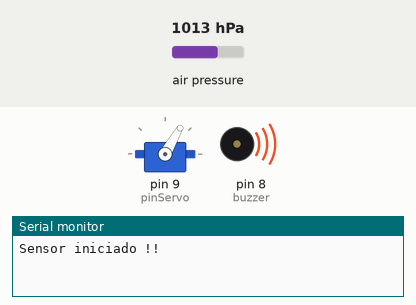
This sketch was run on a simulated Arduino Uno, built with avr-gcc and run on an emulated ATmega328P. On the bench: servo, buzzer (waves = sounding), the last lines printed to the serial monitor. The test bench sets the inputs (shaded band); at power-on: air pressure 1013 hPa.

Above: at 0.5 s.
At 0.9 s:
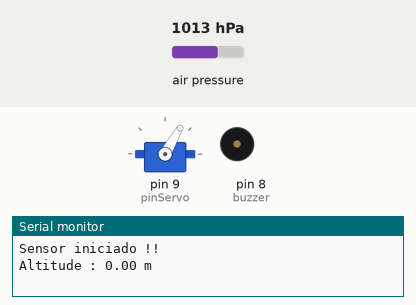
Timing chart, 0 to 2.4 s (numbered marks = the images above):
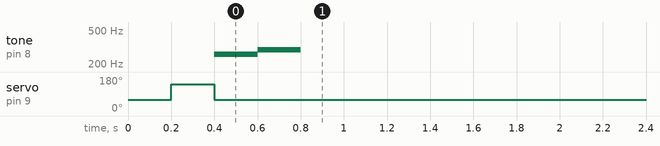

The sketch:

teste_bmp180.ino
```cpp
#include <Wire.h>
#include <Adafruit_BMP085.h>
#include <Servo.h>

#define pinServo 9
#define buzzer 8

Adafruit_BMP085 bmp180;

Servo servo;

float alt0 = 0.0, alt1 = 0.0, alt2 = 0.0, alt3 = 0.0; //Valores de referencia de altura
float media_alt = 0.0, percent;
float alt_anterior = 0.0, maior_alt = 0.0, alt_atual = 0.0, alt_inicial = 0.0;

int cont = 0;

bool condicao = false;

void setup() {
  Serial.begin(9600);
  if(!bmp180.begin())
  {
    Serial.println("Sensor nao encontrado !!");
    while(1){}
  }

  Serial.println("Sensor iniciado !!");

  pinMode(buzzer, OUTPUT);
  servo.attach(pinServo);

  //Condição de teste do servo (pode retirar depois)
  servo.write(60);
  delay(200);
  servo.write(142);
  delay(200);
  servo.write(60);

  //Testa o buzzer
  tone(buzzer,261); //Dó
  delay(200);
  tone(buzzer,293); // Ré
  delay(200);
  noTone(buzzer); //Desativa buzzer
}

void loop() {
  Serial.print("Altitude : ");
  Serial.print(alt_atual);
  Serial.println(" m");

  servo.write(60);

  coleta();
  delay(500);

  condicao = altimetro(alt_inicial, alt1, alt2, alt3);

  if(condicao == true)
  {
    servo.write(142);
    Serial.print("DEU CERTO");

    //Avisa que o servo acionou
    tone(buzzer,261); //Dó
    delay(500);
    noTone(buzzer);

    exit(0); //teste para parar execução do programa (se der errado, tirar depois)
  }
  Serial.println("");
}

//Calibração do sensor
float calibracao_alt() {
  float alt0 = 0, alt1 = 0, alt2 = 0, alt3 = 0, media_alt, percent = 0.05;
  alt0 = bmp180.readAltitude();
  delay(30);
  alt1 = bmp180.readAltitude();
  delay(30);
  alt2 = bmp180.readAltitude();
  delay(30);
  alt3 = bmp180.readAltitude();
  media_alt = (alt1 + alt2 + alt3) / 3;
  if (alt0 >= (media_alt + (media_alt * percent)) || alt0 <= (media_alt - (media_alt * percent))) { // verifica se o valor coletado está dentro do intervalo gerado pela média
    return media_alt;
  }
  else {
    return alt0;
  }
}

// Coleta das altitudes
void coleta()
{
  alt0 = bmp180.readAltitude(); //Valor de referencia (altura inicial)
  delay(100);
  alt1 = bmp180.readAltitude();
  delay(100);
  alt2 = bmp180.readAltitude();
  delay(100);
  alt3 = bmp180.readAltitude();

  alt_inicial = calibracao_alt();

//=============================================================================================================================================================================
  percent = 0.001;

  if (alt0 >= (media_alt + (media_alt * percent)) || alt0 <= (media_alt - (media_alt * percent))) { // verifica se o valor coletado está dentro do intervalo gerado pela média
    alt_atual = media_alt - alt_inicial;
  }
  else {
    alt_atual = alt0 - alt_inicial;
  }
//=============================================================================================================================================================================
}

bool altimetro(float altura, float alt1, float alt2, float alt3)
{
  alt_anterior = alt_inicial;
  if(alt_inicial >= 1.5)
  {
    // Medias das altitudes
    media_alt = (alt1 + alt2 + alt3)/3;


    // Checa se a media das altitudes eh maior que a altitude coletada
    if(media_alt > alt_anterior)
    {
      maior_alt = media_alt;
    }

    // Incrementa quando a maior altitude eh maior que a media
    if(maior_alt > media_alt)
    {
      cont++;
    }

    Serial.print("MAIOR altura = ");
    Serial.println(maior_alt);
    delay(100);


    if(cont == 3)
    {
      cont = 0;
      return true;
    }
  }
  return false;
}
```
